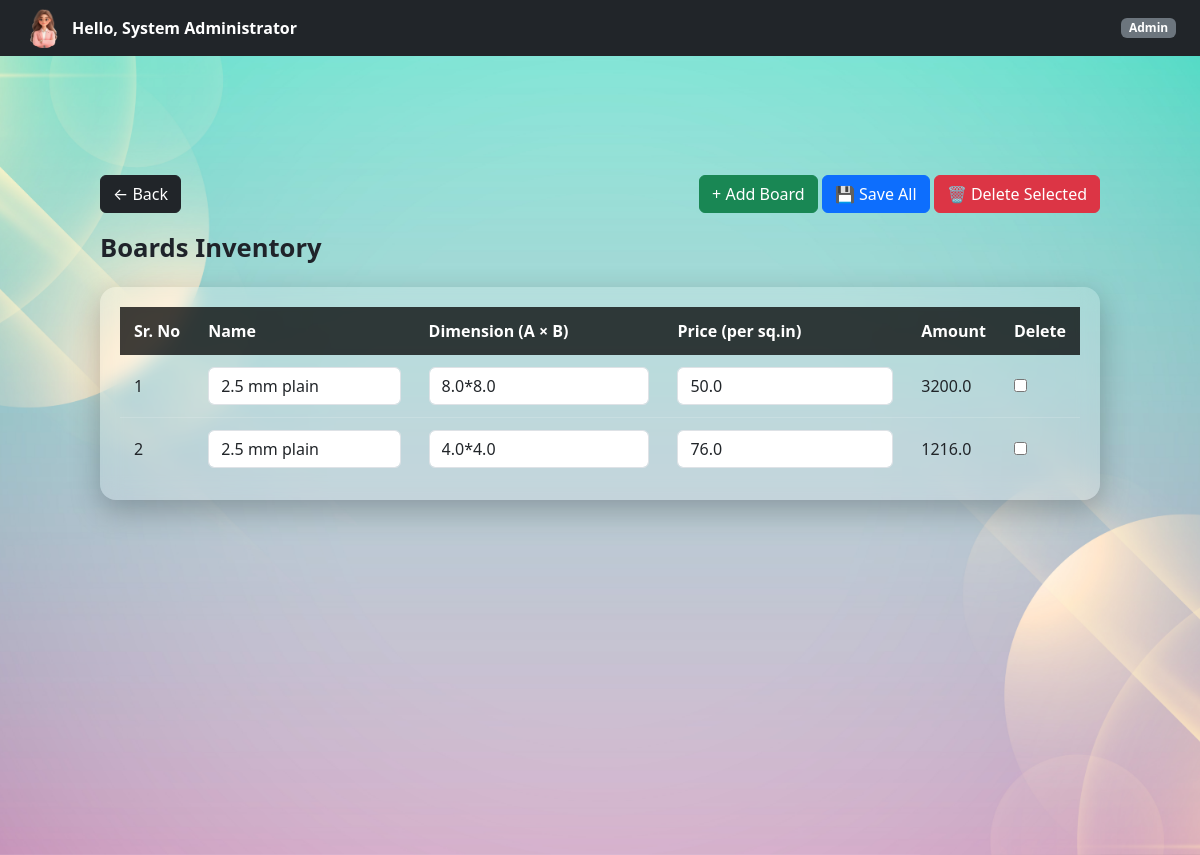
Before: /admin/boards (signed in) with the older database file.
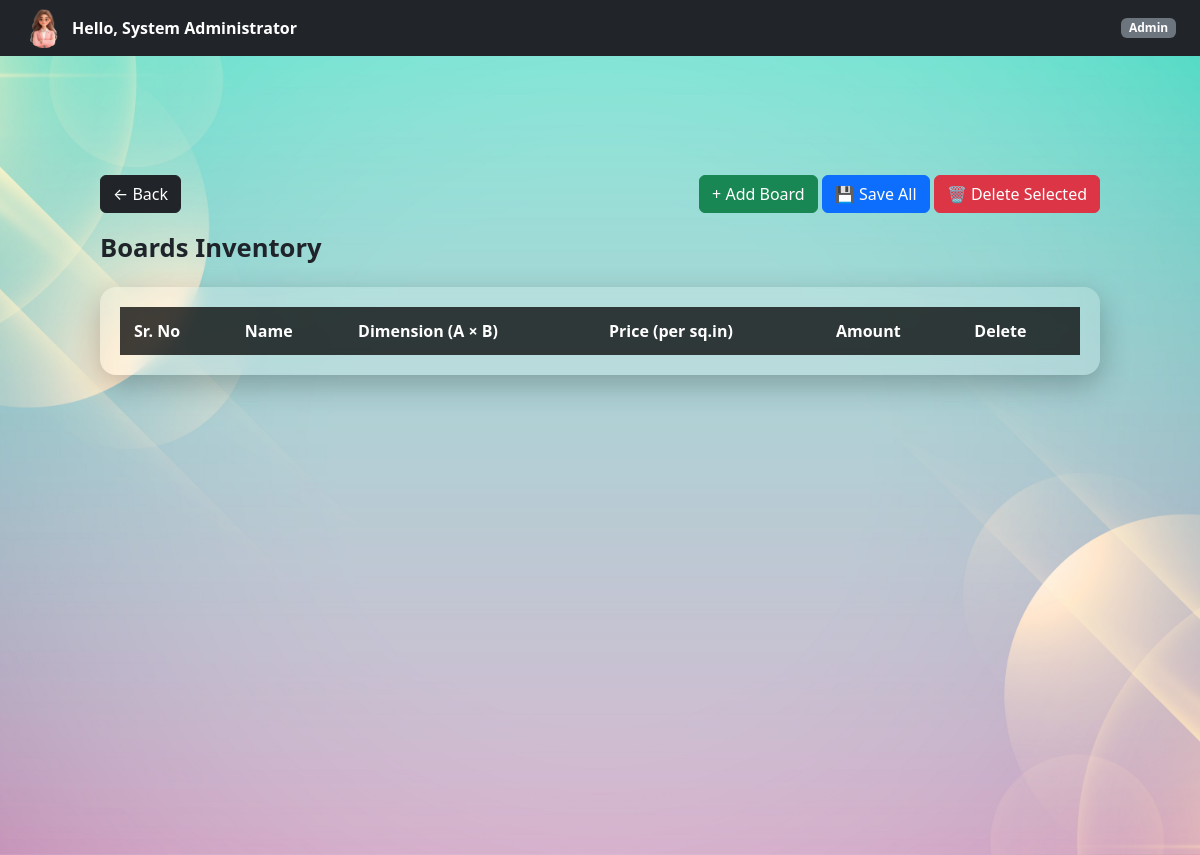
After: the same page with the newer database file.
### controller/models.py (models this page shows)
class Board(db.Model):
    id = db.Column(db.Integer, primary_key=True)
    name = db.Column(db.String(100))
    length = db.Column(db.Float)
    breadth = db.Column(db.Float)
    price = db.Column(db.Float)

### controller/admin.py (the view)
@admin_bp.route("/boards")
@login_required
@role_required("Admin")
def view_boards():
    boards = Board.query.all()
    return render_template("admin/boards.html", boards=boards)

### templates/admin/boards.html (shortened to what this page needs)
{% extends "base.html" %}
{% block page_class %}company-dashboard-bg{% endblock %}
{% block free_content %}
{% include "partials/navbar.html" %}
<div class="dashboard-container">
    <div class="d-flex justify-content-between align-items-center mb-3">
        <a href="{{ url_for('admin.dashboard') }}" class="btn btn-dark">
            ← Back
        </a>
        <div>
            <button class="btn btn-success" onclick="addBoardRow()">+ Add Board</button>
            <button form="boardForm" class="btn btn-primary">
                💾 Save All
            </button>
            <button class="btn btn-danger" onclick="deleteSelectedBoards()">
                🗑 Delete Selected
            </button>
        </div>
    </div>
    <div class="page-title">Boards Inventory</div>
    <form id="boardForm" method="POST" action="{{ url_for('admin.bulk_update_boards') }}">
        <div class="glass-table">
            <table>
                <thead>
                    <tr>
                        <th>Sr. No</th>
                        <th>Name</th>
                        <th>Dimension (A × B)</th>
                        <th>Price (per sq.in)</th>
                        <th>Amount</th>
                        <th>Delete</th>
                    </tr>
                </thead>
                <tbody id="boardTableBody">
                    {% for b in boards %}
                    <tr>
                        <td class="sr-no">{{ loop.index }}</td>
                        <td>
                            <input name="name[]" value="{{ b.name }}" class="form-control">
                        </td>
                        <td>
                            <input
                                name="dimension[]"
                                value="{{ b.length }}*{{ b.breadth }}"
                                placeholder="e.g. 8*8"
                                class="form-control dimension">
                        </td>
                        <td>
                            <input name="price[]" value="{{ b.price }}" class="form-control price">
                        </td>
                        <td class="amount">
                            {{ b.length * b.breadth * b.price }}
                        </td>
                        <td>
                            <input type="checkbox" name="selected_ids[]" value="{{ b.id }}">
                        </td>
                    </tr>
                    {% endfor %}
                </tbody>
            </table>
        </div>
    </form>
</div>
{% endblock %}

Changed rows visible on the page:
removed Board: name "2.5 mm plain", length "8.0*8.0", price "50.0", b.length*b.breadth*b.price "3200.0"
removed Board: name "2.5 mm plain", length "4.0*4.0", price "76.0", b.length*b.breadth*b.price "1216.0"
